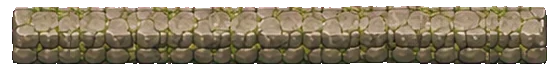
#> input picture asset/MAPS/walls/70x70-8x1tiles_horizontals.webp, 560 x 70 px, found by its file name
$ python normalize-stone-walls.py
#> lines starting #> are read from the running program, lines starting #| are printed output that depends on the picture
"""Register every stone wall piece on one shared layout so runs, corners and
junctions line up into a single continuous wall.

Inside each 70x70 cell the wall band must sit at the same place:
  vertical band (and every corner/junction leg):  x = 9..61
  horizontal band (and every corner arm):         y = 7..63
The script measures each piece's band and shifts it into place; corner legs
that were painted narrower are stretched to the full width. Measuring first
makes it idempotent. Afterwards every wall scene's Visual sprite offset must be the
plain cell (godot/game/scenes/objects/wall-stone-solid*.tscn; set it in the Godot
editor, as this script did for the Phaser scenes before the cutover), and the
T-junctions are rebuilt from the corners (`python scripts/props/build-wall-junctions.py`).

  python scripts/props/normalize-stone-walls.py
"""
import sys
from pathlib import Path

import numpy as np
from PIL import Image

ROOT = Path(__file__).resolve().parents[2]
sys.path.insert(0, str(ROOT / "scripts" / "lib"))
from game_webp import save_game_webp  # noqa: E402

WALLS = ROOT / "godot" / "asset" / "MAPS" / "walls"
CELL = 70
V_BAND = (9, 61)
H_BAND = (7, 63)

# sheet file, columns, rows, per-frame kind
SHEETS = {
    "70x70-8x1tiles_horizontals.webp": (8, 1, ["h"] * 8),
    "70x70-8x1tiles_verticals.webp": (1, 8, ["v"] * 8),
    # corners open toward: down-right x2, down-left x2, up-right x2, up-left x2
    "70x70-4x2tiles_corners.webp": (4, 2, ["DR", "DR", "DL", "DL", "UR", "UR", "UL", "UL"]),
}


def span(mask_line):
    idx = np.nonzero(mask_line)[0]
    return (int(idx.min()), int(idx.max())) if len(idx) else None


def measure(alpha, kind):
    """Return (x_span, y_span) of the bands to align, None where not applicable."""
    if kind == "h":
        return None, span(alpha[:, CELL // 2])
    if kind == "v":
        return span(alpha[CELL // 2]), None
    leg_row = alpha[CELL - 2] if kind[0] == "D" else alpha[1]
    arm_col = alpha[:, CELL - 2] if kind[1] == "R" else alpha[:, 1]
    return span(leg_row), span(arm_col)


def transform(cell, x_span, y_span):
    """Affine-map the measured spans onto the target bands (x may scale, y shifts)."""
    close = lambda got, want: got is None or (abs(got[0] - want[0]) <= 1 and abs(got[1] - want[1]) <= 1)
    if close(x_span, V_BAND) and close(y_span, H_BAND):
        return cell, False  # already registered (within resampling rounding)
    ax, bx = 1.0, 0.0
    if x_span:
        ax = (V_BAND[1] - V_BAND[0]) / max(1, x_span[1] - x_span[0])
        if abs(ax - 1) < 0.04:
            ax = 1.0
        bx = V_BAND[0] - ax * x_span[0]
    by = (H_BAND[0] - y_span[0]) if y_span else 0.0
    if ax == 1.0 and abs(bx) < 0.5 and abs(by) < 0.5:
        return cell, False
    # PIL wants the inverse map: source = (x - bx) / ax, y - by
    rgba = cell.astype(np.float64)
    premult = np.concatenate([rgba[..., :3] * rgba[..., 3:4] / 255, rgba[..., 3:4]], -1).astype(np.uint8)
    img = Image.fromarray(premult, "RGBA")
    resample = Image.NEAREST if ax == 1.0 and float(bx).is_integer() and float(by).is_integer() else Image.BICUBIC
    out = np.array(img.transform((CELL, CELL), Image.AFFINE, (1 / ax, 0, -bx / ax, 0, 1, -by), resample=resample)).astype(np.float64)
    alpha = out[..., 3:4]
    rgb = np.where(alpha > 0, out[..., :3] * 255 / np.maximum(alpha, 1), 0)
    result = np.concatenate([rgb, np.where(alpha > 127, 255, 0)], -1)
    result[result[..., 3] == 0, :3] = 0
    return np.clip(result, 0, 255).astype(np.uint8), True


def main():
    for name, (cols, rows, kinds) in SHEETS.items():
        path = WALLS / name
        sheet = np.array(Image.open(path).convert("RGBA"))
#> sheet is the input picture: shape (70, 560, 4); mean R, G, B, A 112.2, 101.4, 80.1, 196.9
        changed = 0
        for index, kind in enumerate(kinds):
            x0, y0 = (index % cols) * CELL, (index // cols) * CELL
            cell = sheet[y0:y0 + CELL, x0:x0 + CELL]
            x_span, y_span = measure(cell[..., 3] > 0, kind)
            fixed, did = transform(cell, x_span, y_span)
            if did:
                sheet[y0:y0 + CELL, x0:x0 + CELL] = fixed
                changed += 1
                print(f"  {name} frame {index}: x {x_span} y {y_span} -> x {V_BAND if x_span else '-'} y {H_BAND if y_span else '-'}")
#> this loop made 8 passes
#> y_span on passes 1, 2, 3, 4, 5, 7, 8: (7, 63), (7, 63), (7, 63), (7, 63), (7, 63), (7, 63), (7, 63)
#> y_span on pass 6: (7, 61)
#> pass 1, in main, `cell = sheet[y0:y0 + CELL, x0:x0 + CELL]`:
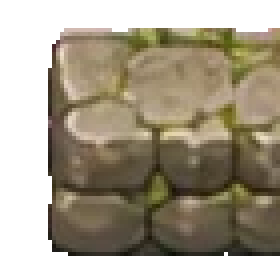
#> cell: shape (70, 70, 4) (shown 4 times larger); mean R, G, B, A 100.2, 90.9, 72.6, 169.7; transparent parts drawn white
#> pass 2, in main, `cell = sheet[y0:y0 + CELL, x0:x0 + CELL]`:
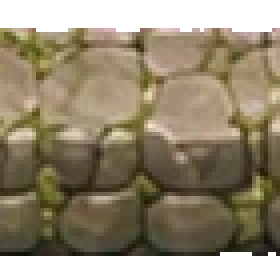
#> cell: shape (70, 70, 4) (shown 4 times larger); mean R, G, B, A 116.9, 105.6, 82.9, 205.7; transparent parts drawn white
#> pass 3, in main, `cell = sheet[y0:y0 + CELL, x0:x0 + CELL]`:
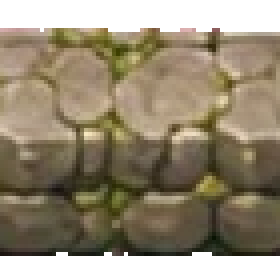
#> cell: shape (70, 70, 4) (shown 4 times larger); mean R, G, B, A 116.1, 104.4, 82.7, 205.4; transparent parts drawn white
#> after the loop:
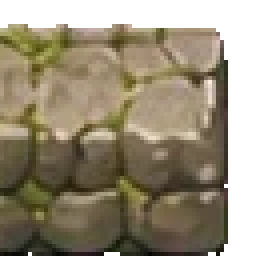
#> cell: shape (70, 70, 4) (shown 4 times larger); mean R, G, B, A 98.3, 89.6, 71.5, 168.5; transparent parts drawn white
#> after the loop, changed = 0
        if changed:
            save_game_webp(Image.fromarray(sheet, "RGBA"), path)
        print(f"{name}: {changed} frame(s) re-registered")
#| 70x70-8x1tiles_horizontals.webp: 0 frame(s) re-registered
#> pass 2 of the loop in main, `for name, (cols, rows, kinds) in SHEETS.items():`:
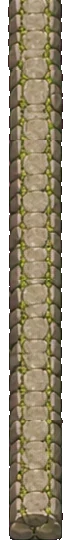
#> input picture asset/MAPS/walls/70x70-8x1tiles_verticals.webp, 70 x 560 px, found by its file name
#> in main, sheet is the input picture: shape (560, 70, 4); mean R, G, B, A 100.6, 91, 69.2, 185.5
#> the loop in main, `for index, kind in enumerate(kinds):` made 8 passes
#> x_span on passes 1 to 8: (9, 60), (9, 62), (9, 61), (9, 61), (9, 61), (9, 61), (9, 61), (9, 61)
#> pass 1, in main, `cell = sheet[y0:y0 + CELL, x0:x0 + CELL]`:
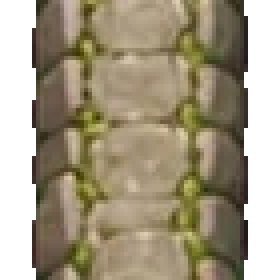
#> cell: shape (70, 70, 4) (shown 4 times larger); mean R, G, B, A 106.3, 96.1, 73.3, 193.7; transparent parts drawn white
#> after the loop in main, `for index, kind in enumerate(kinds):`:
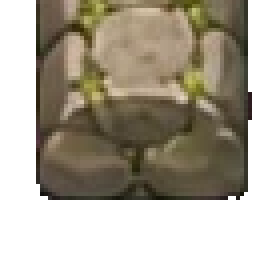
#> cell: shape (70, 70, 4) (shown 4 times larger); mean R, G, B, A 67.8, 61.2, 47.7, 137.7; transparent parts drawn white
#| 70x70-8x1tiles_verticals.webp: 0 frame(s) re-registered
#> pass 3 of the loop in main, `for name, (cols, rows, kinds) in SHEETS.items():`:
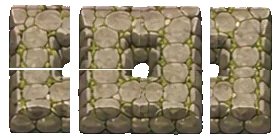
#> input picture asset/MAPS/walls/70x70-4x2tiles_corners.webp, 280 x 140 px, found by its file name
#> in main, sheet is the input picture: shape (140, 280, 4); mean R, G, B, A 117.9, 107, 84.6, 199.6
#> the loop in main, `for index, kind in enumerate(kinds):` made 8 passes
#> (x_span, y_span) on passes 3 to 8: ((9, 61), (7, 62)), ((9, 61), (7, 63)), ((9, 61), (7, 62)), ((9, 61), (7, 63)), ((9, 62), (8, 63)), ((9, 60), (7, 63))
#> pass 1, in main, `cell = sheet[y0:y0 + CELL, x0:x0 + CELL]`:
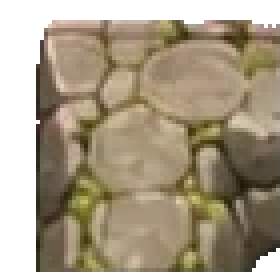
#> cell: shape (70, 70, 4) (shown 4 times larger); mean R, G, B, A 125.5, 112.9, 90.6, 196.8; transparent parts drawn white
#> after the loop in main, `for index, kind in enumerate(kinds):`:
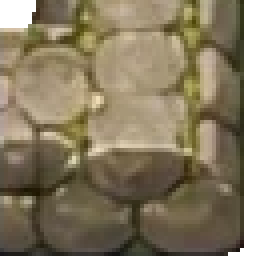
#> cell: shape (70, 70, 4) (shown 4 times larger); mean R, G, B, A 102.9, 92.8, 71.3, 199.9; transparent parts drawn white
#| 70x70-4x2tiles_corners.webp: 0 frame(s) re-registered


if __name__ == "__main__":
    main()
